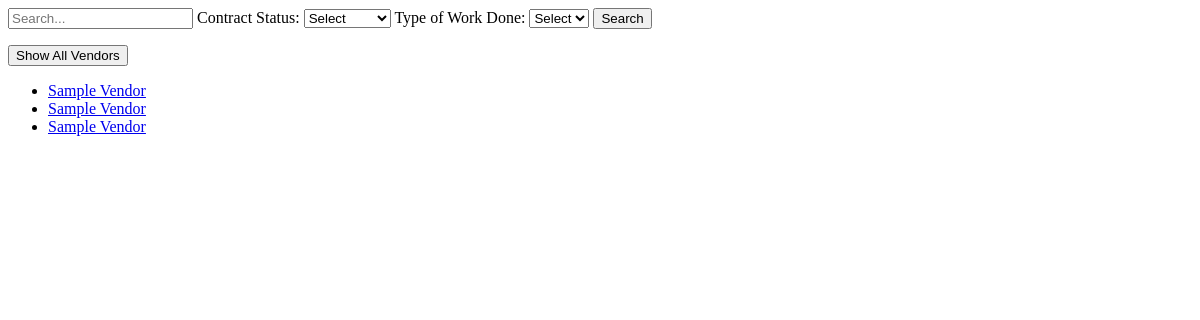
The page /vcm/vendors/ on the database as committed earlier.
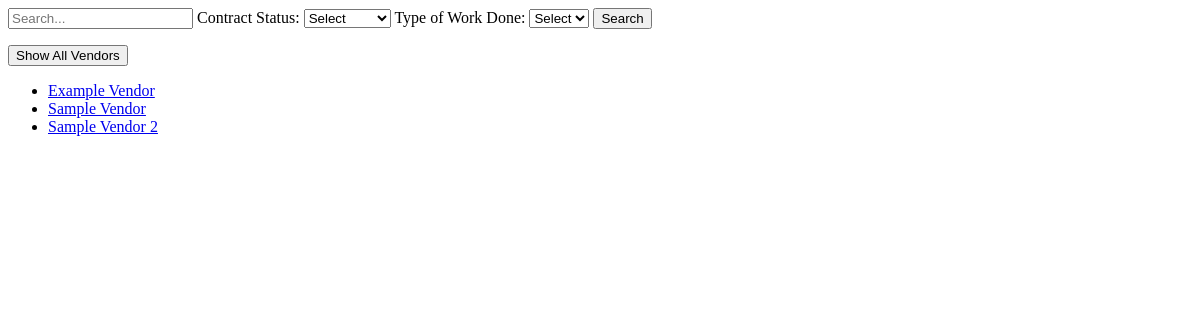
The same page on the database as committed later.
### vcm_app/models.py (models this page shows, shortened)
class Vendor(models.Model):
    vendor_name = models.CharField(max_length=200)
    vendor_email = models.EmailField(max_length=100)# default="test@test.com") #THIS IS A PLACEHOLDER
    class Meta:
        ordering =['vendor_name']

### vcm_app/views.py (the view, shortened to what this page needs)
# urls.py: path('vendors/', views.VendorsView.as_view(),name='vendors' ),
class VendorsView(generic.ListView):
    template_name = 'vcm_app/vendors.html'
    context_object_name = 'vendor_list'
    """TRYING SOMEWITHING WEIRD HERE
        Passing additional context data to the view"""
    def get_context_data(self, **kwargs):
        context = super(VendorsView, self).get_context_data(**kwargs)
        context.update({
            'worktype_list': WorkType.objects.all(),
        })
        return context
    """END OF WEIRD"""
    def get_queryset(self):
        results = Vendor.objects.all()
        if (search_term := self.request.GET.get("search_term")):
            results = results.filter(
                            Q(vendor_name__icontains=search_term) |
                            Q(vendor_email__icontains=search_term)
                        )
        if (contract_status := self.request.GET.get("contract_status")):
            results = results.filter(contract__contract_status=contract_status)
        if (worktype := self.request.GET.get("worktype")):
            results = results.filter(worktype__work=worktype)
        return results

### vcm_app/templates/vcm_app/vendors.html (shortened to what this page needs)
<form action="{% url 'vcm_app:vendors' %}" method="get">
    <input name="search_term" type="text" placeholder="Search...">
    <label for="contract_status">Contract Status:</label>
    <select id="contract_status" name="contract_status">
        <option value=>Select</option>
    </select>
    <label for="worktype">Type of Work Done:</label>
    <select id="worktype" name="worktype">
        <option value=>Select</option>
    </select>
    <button type="submit" value="Submit">Search</button>
</form>
<form action="{% url 'vcm_app:vendors' %}" method="get">
    <button type="submit" value="Submit">Show All Vendors</button>
</form>
{% if vendor_list %}
<ul>
    {% for vendor in vendor_list %}
    <li><a href="{% url 'vcm_app:vendor_detail' vendor.id %}">{{ vendor.vendor_name }}</a></li>
    {% endfor %}
</ul>
{% else %}
<p>No vendors are available.</p>
{% endif %}

Rows that differ between the two databases and show on the page:
changed Vendor: vendor_name "Sample Vendor" → "Example Vendor"
shown differently, row unchanged: Vendor "Sample Vendor": moves up the list
changed Vendor: vendor_name "Sample Vendor" → "Sample Vendor 2"
